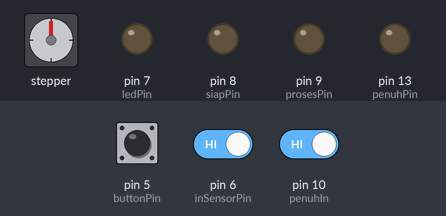
Bench run of a sketch on a simulated Arduino Uno, built with avr-gcc and run on an emulated ATmega328P. Shown: stepper motor, output pins drawn as LEDs (lit = HIGH). Wiring (inferred from the names in the program): stepper motor driver (200 steps per turn assumed): step pin 3; direction pin 2; enable pin 4. The test bench sets the inputs (shaded band); at power-on: pin 6 (inSensorPin) HIGH, pin 5 (buttonPin) HIGH, pin 10 (penuhIn) HIGH. Pins used as bus, display or sensor lines are not drawn.

Above: at 4.0 s.
4.1 s: pin 6 (inSensorPin) driven LOW
At 6.0 s:
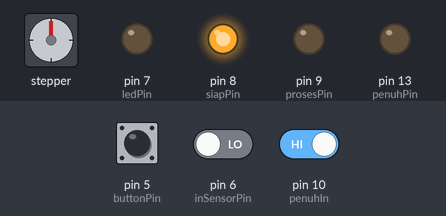
6.3 s: pin 5 (buttonPin) pulled LOW for 1.9 s
At 7.1 s:
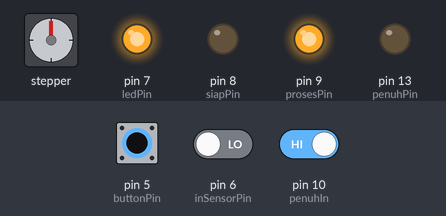
13.4 s: pin 10 (penuhIn) driven LOW
At 18.0 s:
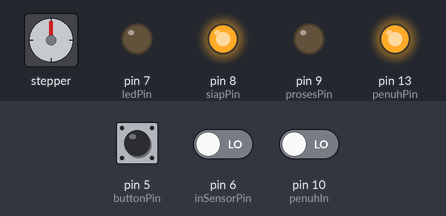
18.6 s: pin 5 (buttonPin) pulled LOW for 1.9 s
At 18.9 s:
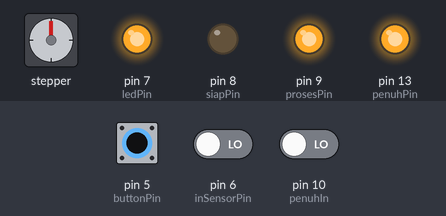
25.7 s: pin 6 (inSensorPin) driven HIGH
At 26.9 s:
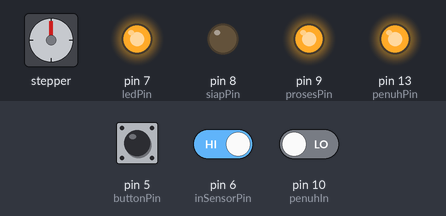
30.9 s: pin 10 (penuhIn) driven HIGH
At 32.3 s:
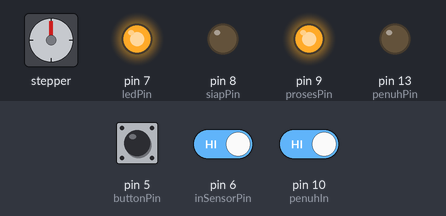
Timing chart, 0 to 83.6 s (numbered marks = the images above; inputs shaded):
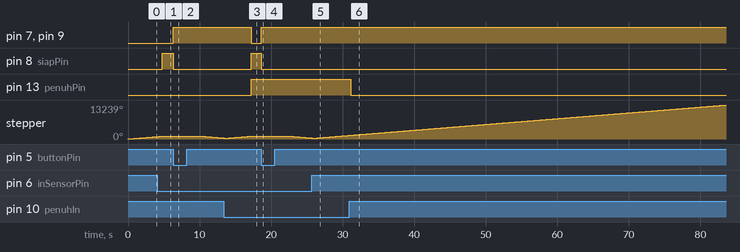

Measured:
- after the input at 4.1 s, pin 8 (siapPin): LOW → HIGH after 0.71 s; stepper: goes on until 4.8 s, then stays 1080°
- after the input at 6.3 s, pin 7 (ledPin), pin 9 (prosesPin): LOW → HIGH at once; pin 8 (siapPin): HIGH → LOW at once; stepper: keeps turning counter-clockwise at about 226°/s, starting after 4.0 s
- after the input at 13.4 s, pin 13 (penuhPin): LOW → HIGH after 3.8 s
- after the input at 18.6 s, pin 7 (ledPin), pin 9 (prosesPin): LOW → HIGH at once; pin 8 (siapPin): HIGH → LOW at once; stepper: keeps turning counter-clockwise at about 226°/s, starting after 4.0 s
- after the input at 25.7 s, pin 7 (ledPin), pin 9 (prosesPin): stays HIGH (without the input it goes to LOW after 3.8 s); pin 8 (siapPin): stays LOW (without the input it goes to HIGH after 3.8 s)
- after the input at 30.9 s, pin 13 (penuhPin): HIGH → LOW after 0.21 s
- by itself, stepper: keeps turning clockwise at about 226°/s

The sketch:

stepperNew.ino
```cpp
/*
PROGRAM : CONVEYOR OKTOBER 2022
Part : Nema 17, tb6600, LED
Setting:
- Arduino Uno
- Microstep 16, pulse/rev 3200
- Amps: 2 Amps
- Tambahan led: siap, proses, penuh dan auto stop jika sudah penuh.
===================
Source:
- https://mytectutor.com/tb6600-stepper-motor-driver-with-arduino/
- https://www.youtube.com/watch?v=idVcItHfGS4&ab_channel=MYTECTUTOR
===================
Issue:
-
===================
PIN:
3 > step
2 > dir
4 > en
5 > button
6 > insensor
===================

*/

//STEPPER MOTOR=================
const int stepPin = 3; //5 pin buat apa ini? ===========
const int dirPin = 2; //2
const int enPin = 4; //8
//INPUT FROM RASPI===============
int buttonPin = 5; //9
int buttonCondition = 0;
//POSITION STEPPER SENSOR================
int inSensorPin = 6; //3
int inSensorCondition = 0;
//LED=============
int ledPin = 7;
int siapPin = 8;
int prosesPin = 9;
int penuhPin = 13;
int penuhIn = 10; //dari sensor infrared
int penuhKondisi = 0;

void setup() {
//STEPPER MOTOR=================
  pinMode(stepPin,OUTPUT);
  pinMode(dirPin,OUTPUT);
  pinMode(enPin,OUTPUT);
  digitalWrite(enPin,LOW);
//OTHERS===================
  pinMode(buttonPin,INPUT_PULLUP);//Ganti pullup, karena nggak pakai resistor
  pinMode(ledPin,OUTPUT);
  pinMode(siapPin,OUTPUT);
  pinMode(prosesPin,OUTPUT);
  pinMode(penuhPin,OUTPUT);
  pinMode(penuhIn,INPUT);

  pinMode(inSensorPin,INPUT);
}

//LOGIC GERAKAN LOOP/PENGULANGAN
void loop(){
  fullLed();
  inSensorCondition = digitalRead(inSensorPin);
  if(inSensorCondition == LOW){
    conveyorRun();
  }
  else{
    ccwReady();
  }
}

//LOGIC GERAKAN STEPPER MOTOR MENCARI POSISI AWAL ==============
void ccwReady(){
  digitalWrite(dirPin,HIGH); //Setting CW atau CCW
  for(int x = 0; x < 200; x++) {
  digitalWrite(stepPin,HIGH);
  delayMicroseconds(4000);
  digitalWrite(stepPin,LOW);
  delayMicroseconds(4000);
  }
}
//LOGIC GERAKAN STEPPER MOTOR TERATUR ==============
void stepperMove() {
  digitalWrite(dirPin,LOW); // Enables the motor to move in a particular direction
  for(int x = 0; x < 400; x++) {
    digitalWrite(stepPin,HIGH);
    delayMicroseconds(4000);
    digitalWrite(stepPin,LOW);
    delayMicroseconds(4000);
  }
  delay(500); //Delay perlu dipakai nggak ya?
  digitalWrite(dirPin,HIGH); //Changes the direction of rotation
  for(int x = 0; x < 400; x++) {
    digitalWrite(stepPin,HIGH);
    delayMicroseconds(4000);
    digitalWrite(stepPin,LOW);
    delayMicroseconds(4000);
  }
}

//LOGIC PRINT STRUK ==============
void conveyorRun(){
  buttonCondition = digitalRead (buttonPin);
  if(buttonCondition == LOW){ // Ini set high atau low?
    digitalWrite(ledPin,HIGH);
    digitalWrite(siapPin,LOW);
    digitalWrite(prosesPin,HIGH);
    delay(4000);
    stepperMove();
  }
  else{
    digitalWrite(ledPin,LOW);
    digitalWrite(siapPin,HIGH);
    digitalWrite(prosesPin,LOW);
  }
}

void fullLed(){
  penuhKondisi = digitalRead(penuhIn);
  if (penuhKondisi == LOW){
    digitalWrite(penuhPin,HIGH);
  }
  else{
    digitalWrite(penuhPin,LOW);
  }
}
```
